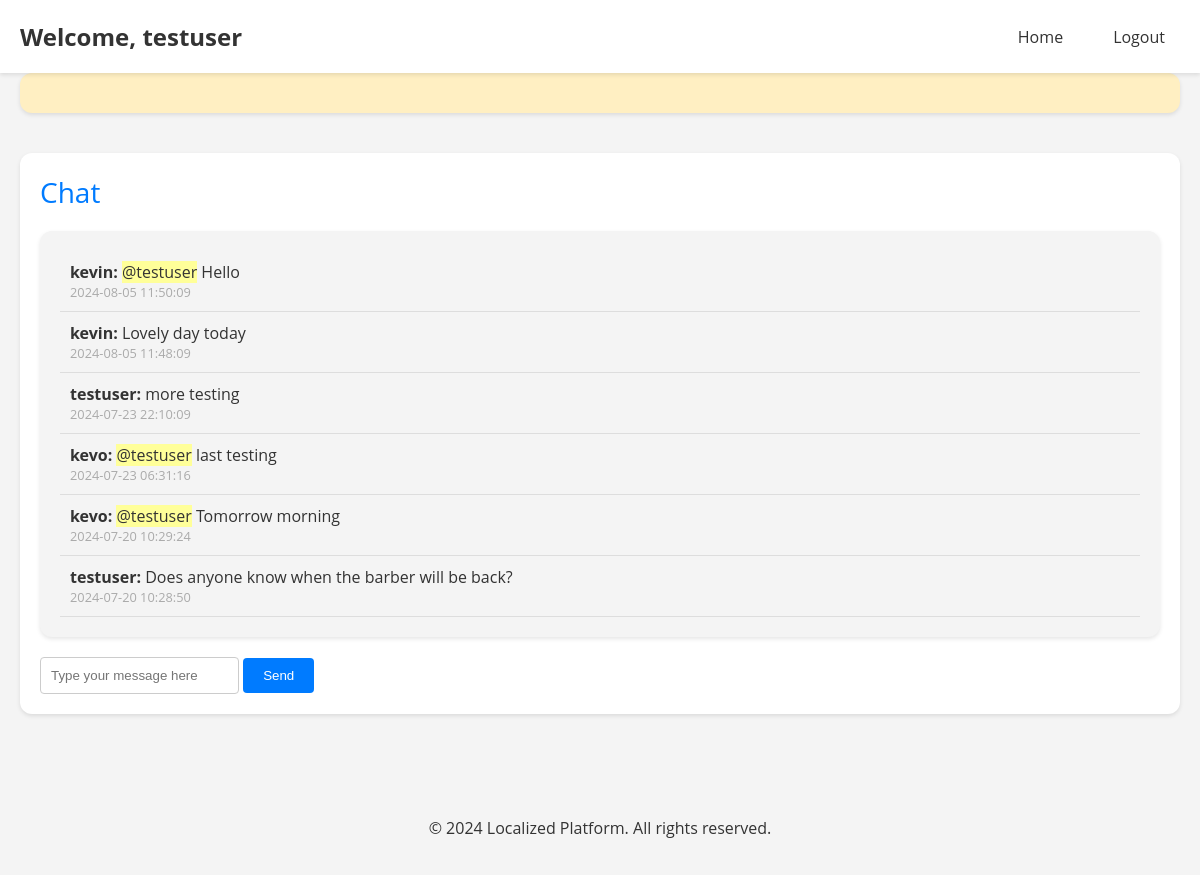
Screenshot of /community.php (signed in) with the database file from the repository.
### tables this page shows
CREATE TABLE `chat_messages` (
  `id` int(11) NOT NULL,
  `username` varchar(50) NOT NULL,
  `message` text NOT NULL,
  `timestamp` timestamp NOT NULL DEFAULT current_timestamp()
);

### community.php (the view, shortened to what this page needs)
<!DOCTYPE html>
<html lang="en">
<head>
    <link rel="stylesheet" href="css/community.css">
</head>
<body>
    <header class="header">
        <div class="container">
            <h1>Welcome, <?php echo htmlspecialchars($_SESSION['username']); ?></h1>
            <nav class="nav">
                <ul>
                    <li><a href="index.php">Home</a></li>
                    <li><a href="php/logout.php">Logout</a></li>
                </ul>
            </nav>
        </div>
    </header>
    <main>
        <div class="container">
            <div id="notifications" class="notifications-section">
            </div>
            <section class="section chat-section">
                <div class="section-header">Chat</div>
                <div class="section-content">
                    <?php
                    include 'php/config.php';
                    $stmt = $conn->prepare("SELECT username, message, timestamp FROM chat_messages ORDER BY timestamp DESC");
                    $stmt->execute();
                    $stmt->bind_result($username, $message, $timestamp);
                    while ($stmt->fetch()) {
                        $content = preg_replace('/@(\w+)/', '<span class="mention">@$1</span>', htmlspecialchars($message));
                        echo '<div class="message">';
                        echo '<strong>' . htmlspecialchars($username) . ':</strong> ';
                        echo '<span>' . $content . '</span>';
                        echo '<div class="timestamp">' . $timestamp . '</div>';
                        echo '</div>';
                    }
                    ?>
                </div>
                <div class="form">
                    <form action="php/post_message.php" method="post">
                        <input type="text" name="message" placeholder="Type your message here" required>
                        <button type="submit">Send</button>
                    </form>
                </div>
            </section>
        </div>
    </main>
    <footer>
        <div class="container footer-links">
        </div>
        <p>&copy; 2024 Localized Platform. All rights reserved.</p>
    </footer>
</body>
</html>

### css/community.css (style rules this page uses)
body { font-family: 'Open Sans', 'Segoe UI', Tahoma, Geneva, Verdana, sans-serif; margin: 0; padding: 0; background-color: #f4f4f4; color: #333; }
.container { max-width: 1200px; margin: 0 auto; padding: 0 20px; }
header { background: #fff; color: #333; padding: 20px 0; box-shadow: 0 2px 4px rgba(0, 0, 0, 0.1); position: sticky; top: 0; z-index: 1000; }
.header .container { display: flex; justify-content: space-between; align-items: center; max-width: 1200px; margin: 0 auto; padding: 0 20px; }
.header h1 { font-size: 24px; margin: 0; color: #333; }
.nav ul { list-style: none; padding: 0; margin: 0; display: flex; }
.nav ul li { margin-left: 20px; }
.nav ul li a { color: #333; text-decoration: none; padding: 10px 15px; border-radius: 4px; transition: background 0.3s; }
.section { margin: 40px 0; padding: 20px; background: #fff; border-radius: 12px; box-shadow: 0 2px 4px rgba(0, 0, 0, 0.1); }
.section-header { margin-bottom: 20px; font-size: 28px; color: #007bff; }
.section-content { max-height: 500px; overflow-y: auto; margin-bottom: 20px; padding: 20px; background: #f4f4f4; border-radius: 12px; box-shadow: 0 2px 4px rgba(0, 0, 0, 0.1); }
.message { padding: 10px; border-bottom: 1px solid #ddd; }
.timestamp { font-size: 0.8em; color: #aaa; }
.form { display: flex; align-items: center; gap: 10px; }
.form input[type="text"] { flex-grow: 1; padding: 10px; border: 1px solid #ccc; border-radius: 4px; }
.form button { padding: 10px 20px; background: #007bff; color: white; border: none; border-radius: 4px; cursor: pointer; transition: background 0.3s; }
.message .mention { background-color: #ffff99; }
.notifications-section { margin-bottom: 20px; padding: 20px; background: #ffefc2; border-radius: 12px; box-shadow: 0 2px 4px rgba(0, 0, 0, 0.1); }
footer { text-align: center; padding: 20px 0; background: #f4f4f4; color: #333; }

### rows the page displays
chat_messages: username "kevin", message "@testuser Hello", timestamp "2024-08-05 11:50:09"
chat_messages: username "kevin", message "Lovely day today", timestamp "2024-08-05 11:48:09"
chat_messages: username "testuser", message "more testing", timestamp "2024-07-23 22:10:09"
chat_messages: username "kevo", message "@testuser last testing", timestamp "2024-07-23 06:31:16"
chat_messages: username "kevo", message "@testuser Tomorrow morning", timestamp "2024-07-20 10:29:24"
chat_messages: username "testuser", message "Does anyone know when the barber will be back?", timestamp "2024-07-20 10:28:50"

### other values shown
$_SESSION['username'] "testuser"
